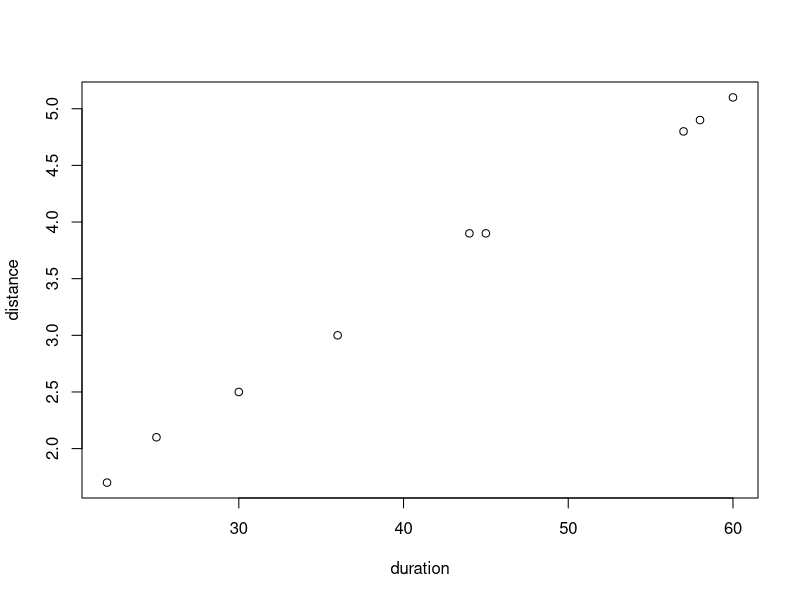
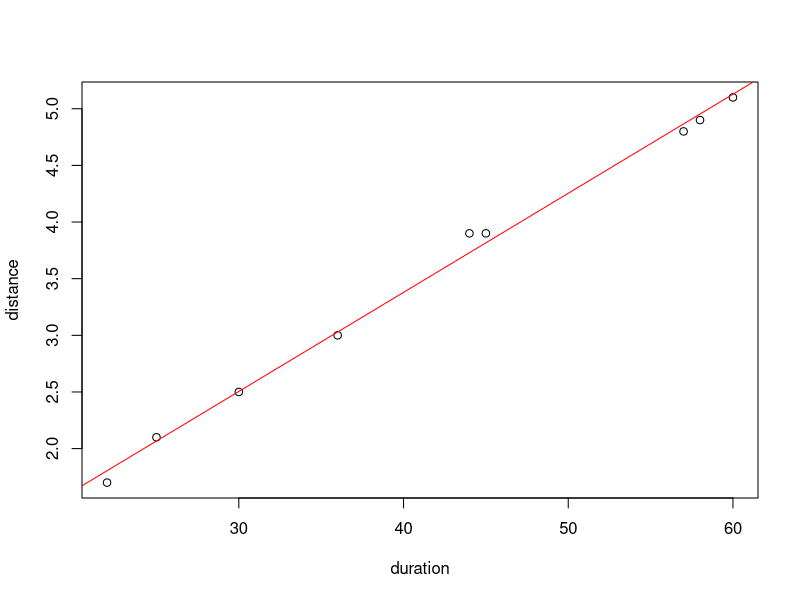

Source code (R) for these figures, in order: (Note: this script raises an error after producing the figures.)
## ---- chunk 1

duration <- c(30,60,45,44,36,58,57,22,25)
distance <- c(2.5,5.1,3.9,3.9,3,4.9,4.8,1.7,2.1)

plot(duration,distance)
## ---- chunk 2
m1 <- lm(distance~duration) ## linear model with response ~ predictor
summary(m1) ## see output of model
## ---- chunk 3
plot(duration,distance)
abline(m1, col="red") ## adds line from model
## ---- chunk 4
##load data
head(drug.trial)

## drug.trial <- read.csv("https://raw.githubusercontent.com/afilazzola/UoALogisticRegression/main/data/drug.trial.csv")
## ---- chunk 5
m2<- glm(response~predictor, data=drug.trial, family="binomial") ##glm for drugs potential to curse

summary(m2) ##output of model
## ---- chunk 6

anova(m2, test="Chisq") ## chisq test on predictor from model
## ---- chunk 7
library(emmeans)
## ---- chunk 8
emmeans(m2, pairwise~predictor, adjust="tukey") ##conduct pairwise comparisons on predictor
## ---- chunk 9
head(bird.data)
## ---- chunk 10
## Make up some data
head(ranch)

plot(ranch$cattle, ranch$biomass, ylab="Biomass (kg/m)", xlab="Cattle (per ha)", pch=19)

## ---- chunk 11
library(lme4)

m1 <- lmer(biomass ~ cattle + (1|year), data=ranch)
summary(m1)
## ---- chunk 12

m1 <- lmer(biomass ~ cattle + (1|year), data=ranch)
m0 <- lmer(biomass ~ 1 + (1|year), data=ranch)

anova(m1,m0, test="Chisq")

## ---- chunk 13
library(lmerTest)

m1 <- lmer(biomass ~ cattle + (1|year), data=ranch)
anova(m1)
## ---- chunk 14
library(mgcv)

head(gam.data)

## Plot the data
ggplot(gam.data, aes(x=year, y=ndvi)) + geom_point()

## Run a linear model
m1 <- lm(ndvi~year, data=gam.data)
summary(m1)

## add linear model to plot
ggplot(gam.data, aes(x=year, y=ndvi)) + geom_point()+  geom_smooth(method = "lm", formula = y ~x)

## check the fit
par(mfrow = c(2,2))
plot(m1)

## ---- chunk 15

## Fit GAM
m2 <- gam(ndvi~s(year), data=gam.data, method="REML")
summary(m2)

## check diagnostics
par(mfrow = c(2,2))
gam.check(m2)

## see final plot
ggplot(gam.data, aes(x=year, y=ndvi)) + geom_point() +  geom_smooth(method = "gam", formula = y ~s(x))

## ---- chunk 16
## Change back plot pattern
par(mfrow = c(1,1))
